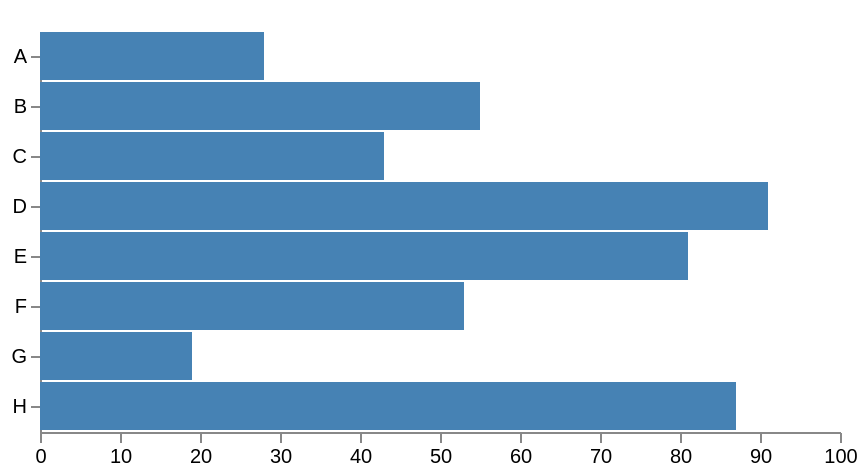

Write the Vega-Lite specification saved for this chart.
### Vega specification from a JSON file in a GitHub repository (floating-point values rounded to 4 significant figures)
{"$schema": "https://vega.github.io/schema/vega/v5.21.0.json", "width": 400, "height": 200, "padding": 5, "data": [{"name": "table", "values": [{"category": "A", "amount": 28}, {"category": "B", "amount": 55}, {"category": "C", "amount": 43}, {"category": "D", "amount": 91}, {"category": "E", "amount": 81}, {"category": "F", "amount": 53}, {"category": "G", "amount": 19}, {"category": "H", "amount": 87}]}], "signals": [{"name": "tooltip", "value": {}, "on": [{"events": "rect:mouseover", "update": "datum"}, {"events": "rect:mouseout", "update": "{}"}]}], "scales": [{"name": "yscale", "domain": {"data": "table", "field": "category"}, "type": "band", "range": "height"}, {"name": "xscale", "domain": {"data": "table", "field": "amount"}, "range": "width", "nice": true}], "axes": [{"orient": "bottom", "scale": "xscale"}, {"orient": "left", "scale": "yscale"}], "marks": [{"type": "rect", "from": {"data": "table"}, "encode": {"enter": {"y": {"scale": "yscale", "field": "category"}, "height": {"scale": "yscale", "band": 1, "offset": -1}, "x2": {"scale": "xscale", "field": "amount"}, "x": {"scale": "xscale", "value": 0}}, "update": {"fill": {"value": "steelblue"}}, "hover": {"fill": {"value": "red"}}}}, {"type": "text", "encode": {"enter": {"align": {"value": "center"}, "baseline": {"value": "bottom"}, "fill": {"value": "#333"}}, "update": {"x": {"scale": "xscale", "signal": "tooltip.amount", "offset": 10}, "y": {"scale": "yscale", "signal": "tooltip.category", "band": 0.5}, "text": {"signal": "tooltip.amount"}, "fillOpacity": [{"test": "datum === tooltip", "value": 0}, {"value": 1}]}}}]}
